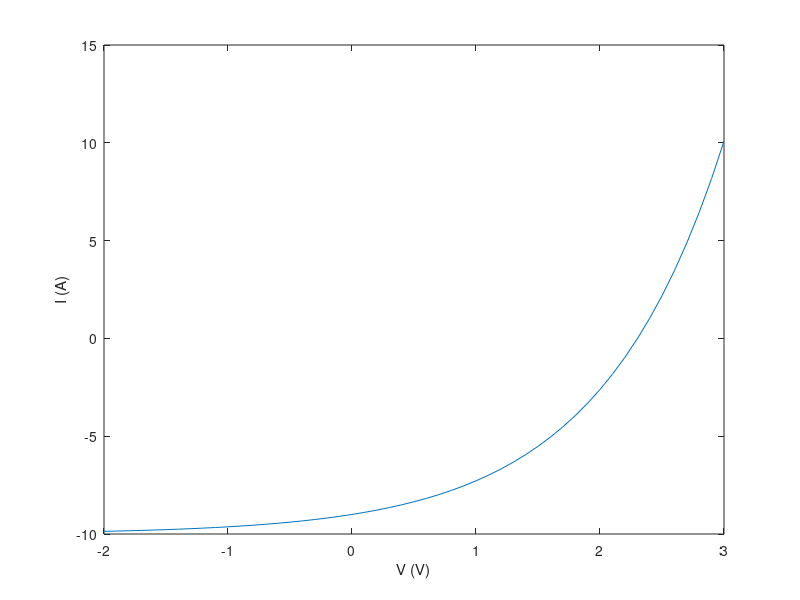

Source code (MATLAB):
% Aditya Go = palan ECEN 2250 HW 1
% Problem 7
% Part A
V = -2:0.1:3;
I = exp(V)-10;
axes()
plot(V, I)
hold on
xlabel('V (V)')
ylabel('I (A)')
hold off

%Part B
V = [-2 2 3];
power = V.*(exp(V)-10)

%Part C
p = @(x) x.*(exp(x)-10);
v0 = -2;
y0 = fzero(p, v0)
v1 = 2;
y1 = fzero(p, v1)

%Part D
y1 = integral(p, -2, 0);
y2 = integral(p, 2.306, 3);
y = y1 + y2